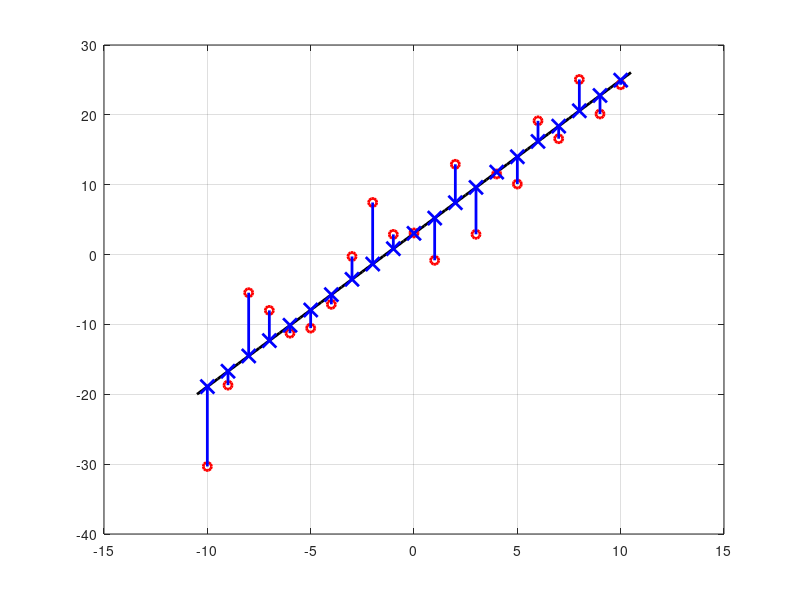

Here is the MATLAB script that generated this plot:
%function linRegrDemoSimple()

seed = 1; randn('state', seed); rand('state', seed);

xTrainRaw = (-10:1:10)';
Ntrain = length(xTrainRaw);
xTrain = [ones(Ntrain,1) xTrainRaw(:)];
%xTrain = [xTrainRaw(:)];
yTrain = 2.*xTrainRaw+3 + 5*randn(Ntrain,1);

X = xTrain;
y = yTrain;
w = pinv(X'*X)*X'*y; % OLS estimate
%w = X\y;
yPredTrain = xTrain*w;


% Performance on test set

%xTestRaw = (-9.5:1:9.5)';
xTestRaw = (-10.5:1:10.5)';
Ntest = length(xTestRaw);
xTest = [ones(Ntest,1) xTestRaw(:)];
%xTest = [xTestRaw(:)];
yTestOpt = 2.*xTestRaw+3;
yPredTest = xTest*w;


figure(2); clf
hold off
h=plot(xTestRaw, yPredTest,  'k-');set(h, 'linewidth', 2)
hold on
%h=plot(xTestRaw,yTestOpt,'bx-');set(h, 'linewidth', 2)
h = plot(xTrainRaw, yTrain, 'ro');set(h, 'linewidth', 2)
grid on

h = plot(xTrainRaw, yPredTrain, 'bx', 'markersize', 10);set(h, 'linewidth', 2)
for i=1:Ntrain
  h=line([xTrainRaw(i) xTrainRaw(i)], [yPredTrain(i) yTrain(i)]);
  set(h, 'linewidth', 2, 'color', 'b')
end

%legend('prediction on test', 'true (noise free) test', ...
%       'training fit', 'training data','location','northwest')

